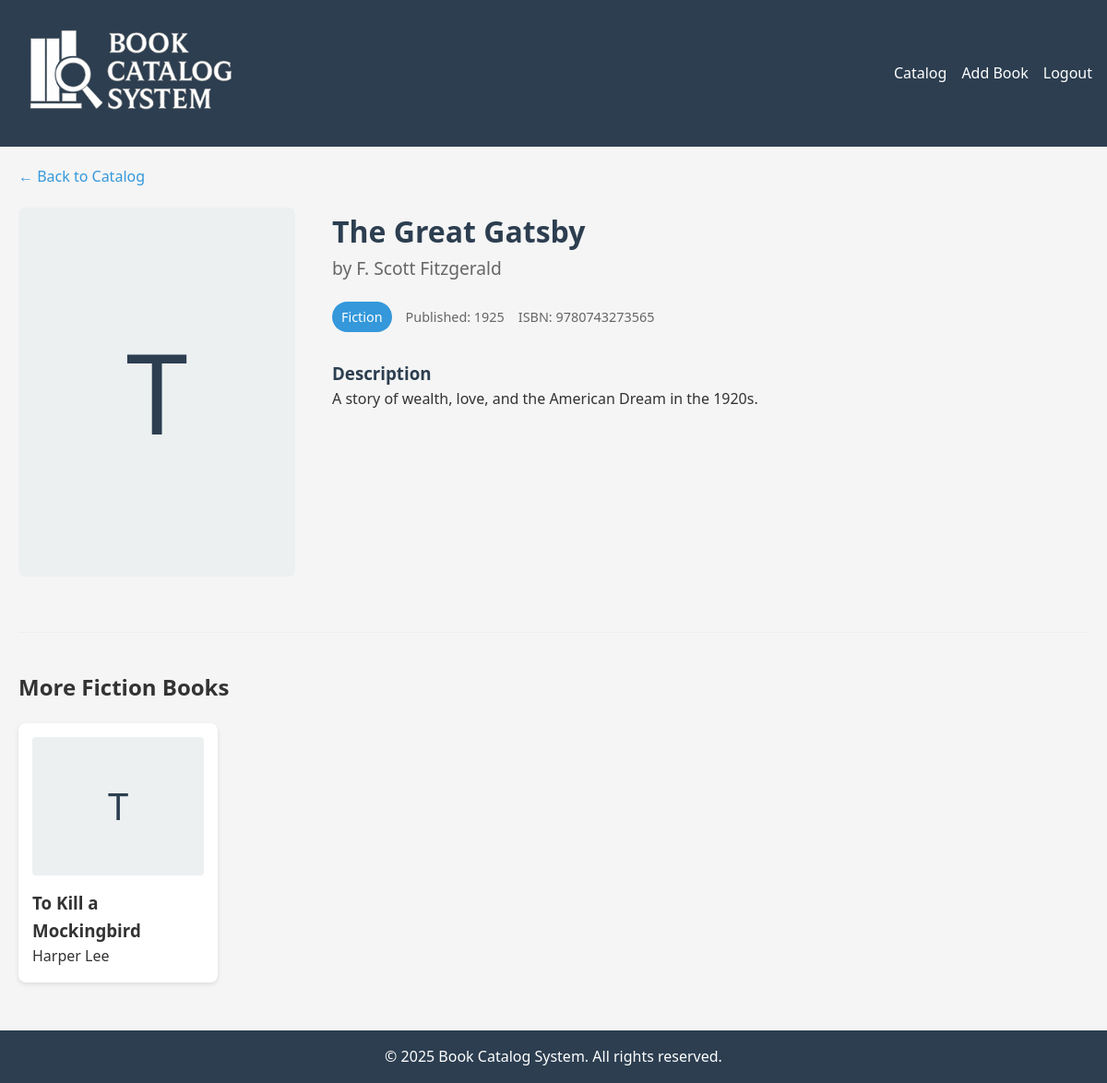
Page /pages/view_book.php?id=1 (signed in) on the committed database.
### tables this page shows
CREATE TABLE `books` (
  `book_id` int(11) NOT NULL,
  `title` varchar(255) NOT NULL,
  `author` varchar(255) NOT NULL,
  `isbn` varchar(20) DEFAULT NULL,
  `publication_year` int(11) DEFAULT NULL,
  `genre` varchar(100) DEFAULT NULL,
  `description` text DEFAULT NULL,
  `added_by` int(11) DEFAULT NULL
);

### pages/view_book.php (the view, shortened to what this page needs)
<?php
require_once __DIR__ . '/../server/db_connect.php';
$bookId = $_GET['id'] ?? null;
try {
    $stmt = $pdo->prepare("SELECT * FROM books WHERE book_id = ?");
    $stmt->execute([$bookId]);
    $book = $stmt->fetch(PDO::FETCH_ASSOC);
    $relatedStmt = $pdo->prepare("
        SELECT * FROM books
        WHERE genre = ? AND book_id != ?
        ORDER BY RAND() LIMIT 3
    ");
    $relatedStmt->execute([$book['genre'], $bookId]);
    $relatedBooks = $relatedStmt->fetchAll(PDO::FETCH_ASSOC);
} catch (PDOException $e) {
    die("Database error: " . $e->getMessage());
}
include __DIR__ . '/../includes/header.php';
?>
<div class="book-detail-container">
    <a href="catalog.php" class="back-link">← Back to Catalog</a>
    <div class="book-main">
        <div class="book-cover">
            <div class="cover-placeholder">
                <?= substr($book['title'], 0, 1) ?>
            </div>
        </div>
        <div class="book-info">
            <h1><?= htmlspecialchars($book['title']) ?></h1>
            <p class="book-author">by <?= htmlspecialchars($book['author']) ?></p>
            <div class="book-meta">
                <?php if (!empty($book['genre'])): ?>
                    <span class="genre-badge"><?= htmlspecialchars($book['genre']) ?></span>
                <?php endif; ?>
                <?php if (!empty($book['publication_year'])): ?>
                    <span class="year">Published: <?= htmlspecialchars($book['publication_year']) ?></span>
                <?php endif; ?>
                <?php if (!empty($book['isbn'])): ?>
                    <span class="isbn">ISBN: <?= htmlspecialchars($book['isbn']) ?></span>
                <?php endif; ?>
            </div>
            <?php if (!empty($book['description'])): ?>
                <div class="book-description">
                    <h3>Description</h3>
                    <p><?= nl2br(htmlspecialchars($book['description'])) ?></p>
                </div>
            <?php endif; ?>
        </div>
    </div>
    <?php if (!empty($relatedBooks)): ?>
        <div class="related-books">
            <h2>More <?= htmlspecialchars($book['genre']) ?> Books</h2>
            <div class="related-list">
                <?php foreach ($relatedBooks as $related): ?>
                    <div class="related-book">
                        <a href="view_book.php?id=<?= $related['book_id'] ?>">
                            <div class="related-cover">
                                <?= substr($related['title'], 0, 1) ?>
                            </div>
                            <h3><?= htmlspecialchars($related['title']) ?></h3>
                            <p><?= htmlspecialchars($related['author']) ?></p>
                        </a>
                    </div>
                <?php endforeach; ?>
            </div>
        </div>
    <?php endif; ?>
</div>
<?php include __DIR__ . '/../includes/footer.php'; ?>

### css/styles.css (style rules this page uses)
:root { --primary-color: #3498db; --secondary-color: #2980b9; --accent-color: #e74c3c; --light-color: #ecf0f1; --dark-color: #2c3e50; --success-color: #2ecc71; --warning-color: #f39c12; --error-color: #e74c3c; }
* { margin: 0; padding: 0; box-sizing: border-box; font-family: 'Segoe UI', Tahoma, Geneva, Verdana, sans-serif; }
body { background-color: #f5f5f5; color: #333; line-height: 1.6; }
a { text-decoration: none; color: var(--primary-color); }
.book-detail-container { max-width: 1200px; margin: 0 auto; padding: 20px; }
.back-link { display: inline-block; margin-bottom: 20px; color: var(--primary-color); text-decoration: none; font-size: 1rem; }
.book-main { display: flex; gap: 40px; margin-bottom: 40px; }
.book-cover { flex: 0 0 300px; }
.cover-placeholder { width: 100%; height: 400px; background: var(--light-color); display: flex; align-items: center; justify-content: center; font-size: 120px; color: var(--dark-color); border-radius: 8px; }
.book-info { flex: 1; }
.book-info h1 { margin-top: 0; color: var(--dark-color); }
.book-author { font-size: 1.2rem; color: #666; margin-bottom: 20px; }
.book-meta { display: flex; gap: 15px; flex-wrap: wrap; margin-bottom: 30px; }
.genre-badge { background: var(--primary-color); color: white; padding: 5px 10px; border-radius: 20px; font-size: 0.9rem; }
.year, .isbn { color: #666; font-size: 0.9rem; display: flex; align-items: center; }
.book-description { margin-top: 30px; }
.book-description h3 { margin-top: 0; color: var(--dark-color); }
.related-books { margin-top: 60px; border-top: 1px solid #eee; padding-top: 40px; }
.related-books h2 { margin-top: 0; }
.related-list { display: grid; grid-template-columns: repeat(auto-fill, minmax(200px, 1fr)); gap: 20px; margin-top: 20px; }
.related-book { background: white; padding: 15px; border-radius: 8px; box-shadow: 0 2px 5px rgba(0,0,0,0.1); transition: transform 0.3s; }
.related-book a { text-decoration: none; color: inherit; }
.related-cover { width: 100%; height: 150px; background: var(--light-color); display: flex; align-items: center; justify-content: center; font-size: 40px; color: var(--dark-color); margin-bottom: 15px; border-radius: 4px; }

### rows in the picture
books: title "T", title "The Great Gatsby", author "F. Scott Fitzgerald", genre "Fiction", publication_year "1925", isbn "9780743273565", description "A story of wealth, love, and the American Dream in the 1920s."
books: title "T", title "To Kill a Mockingbird", author "Harper Lee"
